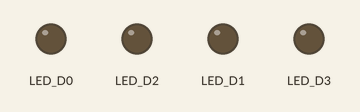
Simulated run of this sketch. Board: Arduino Opta. On the bench: output pins drawn as LEDs (lit = HIGH).

Above: at 0.1 s.
At 8.1 s:
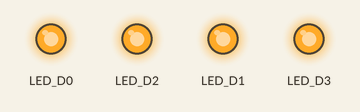
At 12.1 s:
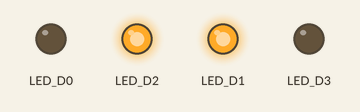
At 18.1 s:
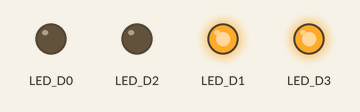
At 26.1 s:
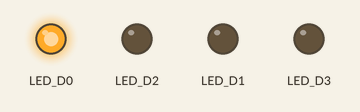
At 38.1 s:
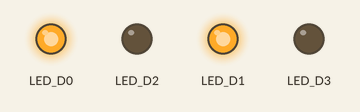
Timing chart, 0 to 39.6 s (numbered marks = the images above):
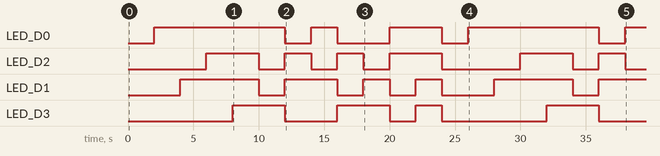

The sketch:

20250604_Errmili_source_prova_led.ino
```cpp
#include <Arduino_BuiltIn.h>

void setup() {
  pinMode(LED_D0, OUTPUT);
  pinMode(LED_D1, OUTPUT);
  pinMode(LED_D2, OUTPUT);
  pinMode(LED_D3, OUTPUT);
}

void loop() {

  //Spegnere tutti i led
  digitalWrite(LED_D0, LOW);
  digitalWrite(LED_D1, LOW);
  digitalWrite(LED_D2, LOW);
  digitalWrite(LED_D3, LOW);

  // Ogni due secondi accendere un led alla volta
  delay(2000);
  digitalWrite(LED_D0, HIGH);
  delay(2000);
  digitalWrite(LED_D1, HIGH);
  delay(2000);
  digitalWrite(LED_D2, HIGH);
  delay(2000);
  digitalWrite(LED_D3, HIGH);
  delay(2000);

  digitalWrite(LED_D1, LOW);
  digitalWrite(LED_D2, LOW);

  delay(2000);

  digitalWrite(LED_D0, LOW);
  digitalWrite(LED_D3, LOW);
  digitalWrite(LED_D1, HIGH);
  digitalWrite(LED_D2, HIGH);

  delay(2000);

  digitalWrite(LED_D2, LOW);
  digitalWrite(LED_D0, HIGH);

  delay(2000);

  digitalWrite(LED_D0, LOW);
  digitalWrite(LED_D1, LOW);
  digitalWrite(LED_D2, HIGH);
  digitalWrite(LED_D3, HIGH);

  delay(2000);

  digitalWrite(LED_D2, LOW);
  digitalWrite(LED_D1, HIGH);

  delay(2000);

  digitalWrite(LED_D3, LOW);
  digitalWrite(LED_D1, LOW);
  digitalWrite(LED_D2, HIGH);
  digitalWrite(LED_D0, HIGH);

  delay(2000);

  digitalWrite(LED_D0, HIGH);
  digitalWrite(LED_D1, HIGH);
  digitalWrite(LED_D2, HIGH);
  digitalWrite(LED_D3, HIGH);

  delay(2000);
}
```

Measured:
- by itself, LED_D0: LOW → HIGH at 2.0 s, → LOW 10.0 s later, → HIGH 2.0 s later, → LOW 2.0 s later, … (9 changes in this stretch)
- by itself, LED_D2: LOW → HIGH at 6.0 s, → LOW 4.0 s later, → HIGH 2.0 s later, → LOW 2.0 s later, … (12 changes in this stretch)
- by itself, LED_D1: LOW → HIGH at 4.0 s, → LOW 6.0 s later, → HIGH 2.0 s later, → LOW 4.0 s later, … (11 changes in this stretch)
- by itself, LED_D3: LOW → HIGH at 8.0 s, → LOW 4.0 s later, → HIGH 4.0 s later, → LOW 4.0 s later, … (8 changes in this stretch)
